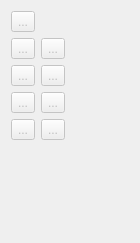
      <widget class="QWidget" name="page_3">
       <property name="geometry">
        <rect>
         <x>0</x>
         <y>0</y>
         <width>140</width>
         <height>243</height>
        </rect>
       </property>
       <property name="sizePolicy">
        <sizepolicy hsizetype="Expanding" vsizetype="Maximum">
         <horstretch>0</horstretch>
         <verstretch>0</verstretch>
        </sizepolicy>
       </property>
       <property name="toolTip">
        <string>Tools for creating curves.</string>
       </property>
       <attribute name="icon">
        <iconset resource="../../libs/vmisc/share/resources/icon.qrc">
         <normaloff>:/icon/16x16/toolsectioncurve.png</normaloff>:/icon/16x16/toolsectioncurve.png</iconset>
       </attribute>
       <attribute name="label">
        <string>Curve</string>
       </attribute>
       <attribute name="toolTip">
        <string>Curve</string>
       </attribute>
       <layout class="QFormLayout" name="formLayout_3">
        <item row="1" column="1">
         <widget class="QToolButton" name="toolButtonSplineCutPoint">
          <property name="enabled">
           <bool>false</bool>
          </property>
          <property name="toolTip">
           <string>Segmenting a simple curve</string>
          </property>
          <property name="text">
           <string notr="true">...</string>
          </property>
          <property name="icon">
           <iconset resource="share/resources/toolicon.qrc">
            <normaloff>:/toolicon/32x32/spline_cut_point.png</normaloff>:/toolicon/32x32/spline_cut_point.png</iconset>
          </property>
          <property name="iconSize">
           <size>
            <width>32</width>
            <height>32</height>
           </size>
          </property>
          <property name="checkable">
           <bool>true</bool>
          </property>
         </widget>
        </item>
        <item row="3" column="0">
         <widget class="QToolButton" name="toolButtonCubicBezier">
          <property name="enabled">
           <bool>false</bool>
          </property>
          <property name="toolTip">
           <string>Curve tool which uses point as control handle</string>
          </property>
          <property name="text">
           <string notr="true">...</string>
          </property>
          <property name="icon">
           <iconset resource="share/resources/toolicon.qrc">
            <normaloff>:/toolicon/32x32/cubic_bezier.png</normaloff>:/toolicon/32x32/cubic_bezier.png</iconset>
          </property>
          <property name="iconSize">
           <size>
            <width>32</width>
            <height>32</height>
           </size>
          </property>
          <property name="checkable">
           <bool>true</bool>
          </property>
         </widget>
        </item>
        <item row="3" column="1">
         <widget class="QToolButton" name="toolButtonSplinePath">
          <property name="enabled">
           <bool>false</bool>
          </property>
          <property name="toolTip">
           <string>Curved path</string>
          </property>
          <property name="text">
           <string notr="true">...</string>
          </property>
          <property name="icon">
           <iconset resource="share/resources/toolicon.qrc">
            <normaloff>:/toolicon/32x32/splinePath.png</normaloff>:/toolicon/32x32/splinePath.png</iconset>
          </property>
          <property name="iconSize">
           <size>
            <width>32</width>
            <height>32</height>
           </size>
          </property>
          <property name="checkable">
           <bool>true</bool>
          </property>
         </widget>
        </item>
        <item row="4" column="0">
         <widget class="QToolButton" name="toolButtonSplinePathCutPoint">
          <property name="enabled">
           <bool>false</bool>
          </property>
          <property name="toolTip">
           <string>Segment a curved path</string>
          </property>
          <property name="text">
           <string notr="true">...</string>
          </property>
          <property name="icon">
           <iconset resource="share/resources/toolicon.qrc">
            <normaloff>:/toolicon/32x32/splinePath_cut_point.png</normaloff>:/toolicon/32x32/splinePath_cut_point.png</iconset>
          </property>
          <property name="iconSize">
           <size>
            <width>32</width>
            <height>32</height>
           </size>
          </property>
          <property name="checkable">
           <bool>true</bool>
          </property>
         </widget>
        </item>
        <item row="4" column="1">
         <widget class="QToolButton" name="toolButtonCubicBezierPath">
          <property name="enabled">
           <bool>false</bool>
          </property>
          <property name="text">
           <string notr="true">...</string>
          </property>
          <property name="icon">
           <iconset resource="share/resources/toolicon.qrc">
            <normaloff>:/toolicon/32x32/cubic_bezier_path.png</normaloff>:/toolicon/32x32/cubic_bezier_path.png</iconset>
          </property>
          <property name="iconSize">
           <size>
            <width>32</width>
            <height>32</height>
           </size>
          </property>
          <property name="checkable">
           <bool>true</bool>
          </property>
         </widget>
        </item>
        <item row="5" column="0">
         <widget class="QToolButton" name="toolButtonIntersectionCurves">
          <property name="enabled">
           <bool>false</bool>
          </property>
          <property name="toolTip">
           <string>Point intersection curves</string>
          </property>
          <property name="text">
           <string notr="true">...</string>
          </property>
          <property name="icon">
           <iconset resource="share/resources/toolicon.qrc">
            <normaloff>:/toolicon/32x32/intersection_curves.png</normaloff>:/toolicon/32x32/intersection_curves.png</iconset>
          </property>
          <property name="iconSize">
           <size>
            <width>32</width>
            <height>32</height>
           </size>
          </property>
          <property name="checkable">
           <bool>true</bool>
          </property>
         </widget>
        </item>
        <item row="5" column="1">
         <widget class="QToolButton" name="toolButtonCurveIntersectAxis">
          <property name="enabled">
           <bool>false</bool>
          </property>
          <property name="toolTip">
           <string>Point intersect curve and axis</string>
          </property>
          <property name="text">
           <string notr="true">...</string>
          </property>
          <property name="icon">
           <iconset resource="share/resources/toolicon.qrc">
            <normaloff>:/toolicon/32x32/curve_intersect_axis.png</normaloff>:/toolicon/32x32/curve_intersect_axis.png</iconset>
          </property>
          <property name="iconSize">
           <size>
            <width>32</width>
            <height>32</height>
           </size>
          </property>
          <property name="checkable">
           <bool>true</bool>
          </property>
         </widget>
        </item>
        <item row="0" column="0">
         <widget class="QToolButton" name="toolButtonPointerCurve">
          <property name="enabled">
           <bool>false</bool>
          </property>
          <property name="toolTip">
           <string>Tool pointer</string>
          </property>
          <property name="text">
           <string notr="true">...</string>
          </property>
          <property name="icon">
           <iconset resource="../../libs/vmisc/share/resources/icon.qrc">
            <normaloff>:/icon/32x32/arrow_cursor.png</normaloff>:/icon/32x32/arrow_cursor.png</iconset>
          </property>
          <property name="iconSize">
           <size>
            <width>32</width>
            <height>32</height>
           </size>
          </property>
          <property name="checkable">
           <bool>true</bool>
          </property>
         </widget>
        </item>
        <item row="1" column="0">
         <widget class="QToolButton" name="toolButtonSpline">
          <property name="enabled">
           <bool>false</bool>
          </property>
          <property name="toolTip">
           <string>Simple curve</string>
          </property>
          <property name="text">
           <string notr="true">...</string>
          </property>
          <property name="icon">
           <iconset resource="share/resources/toolicon.qrc">
            <normaloff>:/toolicon/32x32/spline.png</normaloff>:/toolicon/32x32/spline.png</iconset>
          </property>
          <property name="iconSize">
           <size>
            <width>32</width>
            <height>32</height>
           </size>
          </property>
          <property name="checkable">
           <bool>true</bool>
          </property>
         </widget>
        </item>
       </layout>
      </widget>
